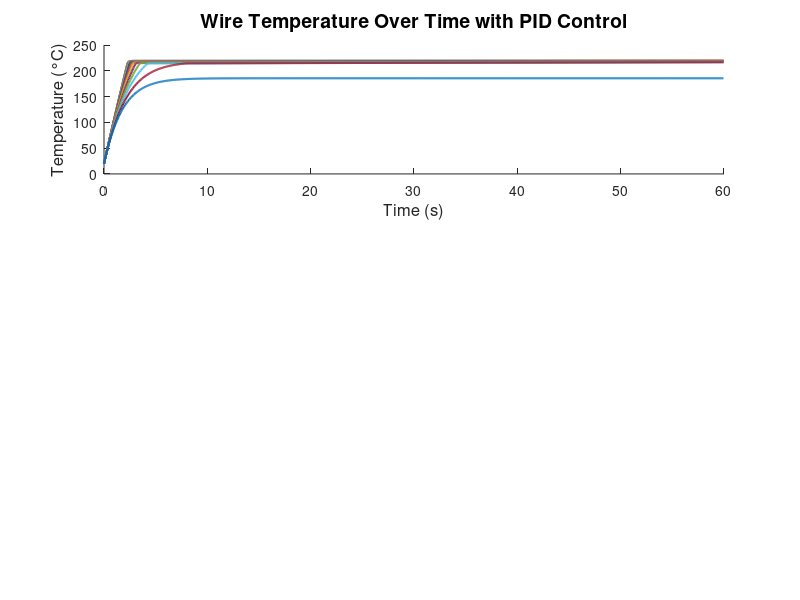

Here is the MATLAB script that generated this plot: (Note: this script raises an error after producing the figure.)
% Based off a video from James D. Whiteside https://www.youtube.com/watch?v=QNS0LrlRHbs
% Code by Oliver Bell
% 05/09/2024
clc;
clear;

fig = figure(1);  % Use figure identifier '1'
set(fig, 'Position', [100, 100, 800, 900]);  % Increased height to accommodate the new subplot

% ------ User Parameters Editing Start ------
Tend_Temperature_Target = 220; % C
Tamb_Temperature = 20; % C
T0_Temperature = Tamb_Temperature;
Distance = 1; % m
V_Supply = 19.5; % V
air_velocity = 0.01; % m/s

% PID Constants
Kp = Distance/10;
Ki = Distance/1000;
Kd = Distance/1000;

% Simulation Control
Simulation_Duration = 60; % s
Simulation_Resolution_Per_Seconds = 1000;
PWM_Frequency = 100; % Hz
% ------ User Parameters Editing Stops ------

Simulation_Step_Size = Simulation_Duration / Simulation_Resolution_Per_Seconds;

% Nichrome constants 
NiCr_Resistvity = 1.10E-06;
NiCr_Density = 8400; % kg/m^3
Cp_NiCr_Specific_Heat_Capacity = 460; % J/(kg*C)

% Constants for radiation
sigma = 5.67e-8; % Stefan-Boltzmann constant
emissivity = 0.8; % Approximate emissivity for nichrome

% Air properties at 20°C
rho = 1.204;      % Density (kg/m^3)
mu = 1.825e-5;    % Dynamic viscosity (kg/(m·s))
k = 0.0257;       % Thermal conductivity (W/(m·K))
Pr = 0.713;       % Prandtl number

% Different gauges to simulate
gauges = 20:34;

% Initialize arrays to store results
num_steps = Simulation_Duration / Simulation_Step_Size;
T_all = zeros(length(gauges), num_steps);
PWM_all = zeros(length(gauges), num_steps);
T_no_PID_all = zeros(length(gauges), num_steps);

% Loop through each gauge
for g = 1:length(gauges)
    Gauge = gauges(g);

    % Intrinsic values of the wire
    d_diameter = (0.127 * 92^((36 - Gauge) / 39))/1000;  % m
    A_Cross_Section = pi * (d_diameter/2)^2; % m^2
    A_Surface_Area = Distance * d_diameter * pi; % m^2
    V_Volume = A_Cross_Section * Distance; % m^3
    M_Mass = V_Volume * NiCr_Density; % kg

    % Electrical Properties
    R_Resistance_Per_Meter = NiCr_Resistvity / A_Cross_Section;  % Ω/m
    R_Resistance_Total = R_Resistance_Per_Meter * Distance;
    I_Current = V_Supply / R_Resistance_Total;
    P_Max_Power = V_Supply * I_Current;

    % Calculate convective heat transfer coefficient
    D = d_diameter;
    
    % Calculate Reynolds number
    Re = (rho * air_velocity * D) / mu;
    
    % Calculate Nusselt number using Churchill and Bernstein correlation
    Nu = 0.3 + ((0.62 * Re^0.5 * Pr^(1/3)) / (1 + (0.4/Pr)^(2/3))^0.25) * ...
         (1 + (Re/282000)^(5/8))^(4/5);
    
    % Calculate convective heat transfer coefficient
    h = (Nu * k) / D;

    % Initialize variables for PID control
    error = 0;
    previous_error = 0;
    integral = 0;
    derivative = 0;
    duty_cycle = 0; % Initial duty cycle

    % Initialize temperature and PWM arrays
    T = zeros(1, num_steps);
    PWM = zeros(1, num_steps);
    T_no_PID = zeros(1, num_steps);
    T(1) = T0_Temperature;
    T_no_PID(1) = T0_Temperature;

    % Simulation loop
    for i = 2:num_steps
        % PID control simulation
        error = Tend_Temperature_Target - T(i-1);
        integral = integral + error * Simulation_Step_Size;
        derivative = (error - previous_error) / Simulation_Step_Size;
        control_output = Kp * error + Ki * integral + Kd * derivative;

        duty_cycle = min(max(control_output, 0), 1);
        PWM(i) = duty_cycle;

        P_Power = P_Max_Power * duty_cycle^2;

        % Energy calculations for PID-controlled simulation
        J_Energy_In = P_Power * Simulation_Step_Size;
        J_Energy_Convection = h * A_Surface_Area * (T(i-1) - Tamb_Temperature) * Simulation_Step_Size;
        J_Energy_Radiation = emissivity * A_Surface_Area * sigma * ...
            ((T(i-1) + 273.15)^4 - (Tamb_Temperature + 273.15)^4) * Simulation_Step_Size;
        J_Energy_Net = J_Energy_In - J_Energy_Convection - J_Energy_Radiation;
        delta_T = J_Energy_Net / (M_Mass * Cp_NiCr_Specific_Heat_Capacity);
        T(i) = T(i-1) + delta_T;

        % No PID control simulation
        J_Energy_In_no_PID = P_Max_Power * Simulation_Step_Size;
        J_Energy_Convection_no_PID = h * A_Surface_Area * (T_no_PID(i-1) - Tamb_Temperature) * Simulation_Step_Size;
        J_Energy_Radiation_no_PID = emissivity * A_Surface_Area * sigma * ...
            ((T_no_PID(i-1) + 273.15)^4 - (Tamb_Temperature + 273.15)^4) * Simulation_Step_Size;
        J_Energy_Net_no_PID = J_Energy_In_no_PID - J_Energy_Convection_no_PID - J_Energy_Radiation_no_PID;
        delta_T_no_PID = J_Energy_Net_no_PID / (M_Mass * Cp_NiCr_Specific_Heat_Capacity);
        T_no_PID(i) = T_no_PID(i-1) + delta_T_no_PID;

        previous_error = error;
    end

    % Store results for the current gauge
    T_all(g, :) = T;
    PWM_all(g, :) = PWM;
    T_no_PID_all(g, :) = T_no_PID;

    fprintf('Final wire temperature for Gauge %d: %.2f °C (with PID), %.2f °C (without PID)\n', Gauge, T(end), T_no_PID(end));
end

% Time array for plotting
time = 0:Simulation_Step_Size:Simulation_Duration-Simulation_Step_Size;

% Plotting
figure(1);

% Plot Temperature Over Time with PID Control
subplot(3,1,1);
hold on;
for g = 1:length(gauges)
    plot(time, T_all(g, :), 'LineWidth', 1.5);
end
hold off;
xlabel('Time (s)', 'FontSize', 12);
ylabel('Temperature (°C)', 'FontSize', 12);
title('Wire Temperature Over Time with PID Control', 'FontSize', 14);
yline(Tend_Temperature_Target, '--r', 'Target Temperature');
grid on;
legend(arrayfun(@(x) sprintf('Gauge %d', x), gauges, 'UniformOutput', false), 'Location', 'southeast');

% Plot Temperature Over Time without PID Control
subplot(3,1,3);
hold on;
for g = 1:length(gauges)
    plot(time, T_no_PID_all(g, :), 'LineWidth', 1.5);
end
hold off;
xlabel('Time (s)', 'FontSize', 12);
ylabel('Temperature (°C)', 'FontSize', 12);
title('Wire Temperature Over Time without PID Control', 'FontSize', 14);
yline(Tend_Temperature_Target, '--r', 'Target Temperature');
grid on;
legend(arrayfun(@(x) sprintf('Gauge %d', x), gauges, 'UniformOutput', false), 'Location', 'southeast');

% Plot PWM Over Time
subplot(3,1,2);
hold on;
for g = 1:length(gauges)
    plot(time, PWM_all(g, :), 'LineWidth', 1.5);
end
hold off;
xlabel('Time (s)', 'FontSize', 12);
ylabel('PWM Duty Cycle', 'FontSize', 12);
title('PWM Signal Over Time for Different Gauges', 'FontSize', 14);
grid on;
legend(arrayfun(@(x) sprintf('Gauge %d', x), gauges, 'UniformOutput', false), 'Location', 'northeast');

% Adjust the layout
sgtitle('Nichrome Wire Heating Simulation for Different Gauges', 'FontSize', 16);
set(gcf, 'Color', 'w');
